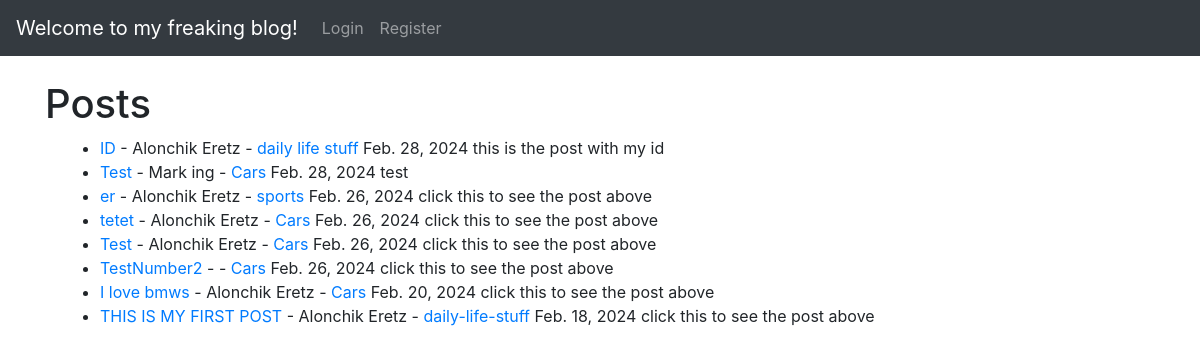
The page / on the database its author committed.
### theblog/models.py (models this page shows, shortened)
class Post(models.Model):
    title = models.CharField(max_length=255)
    title_tag = models.CharField(max_length=255)
    category = models.CharField(max_length=255)
    snippet = models.CharField(max_length=255)
    author = models.ForeignKey(User, on_delete=models.CASCADE)
    body = RichTextField(blank=True, null=True)
    post_date = models.DateField(auto_now_add=True)
    likes = models.ManyToManyField(User, related_name="blog_posts")
    image_header = models.ImageField(null=True, blank=True, upload_to='images/')

### theblog/views.py (the view)
# urls.py: path('',HomeListView.as_view(),name="ListView"),
class HomeListView(ListView):
    model = Post
    template_name = 'ListView.html'
    ordering = ['-post_date']

### theblog/templates/ListView.html (shortened to what this page needs)
    {% extends 'base.html' %}
    {% block content %}
        <br/>
        <h1>Posts</h1>
    <ul>
        {% for post in object_list  %}
        <div class="container">
            <li>
                <a href="{% url 'article-details' post.pk %}">
                {{post.title }} </a> -
                {{post.author.first_name }}
                {{ post.author.last_name }} -
                <a href="{% url 'categories' post.category %}">{{ post.category }} </a>
                {{ post.post_date }}
                {{ post.snippet }}
            </li>
            </div>
        {% endfor %}
            </ul>
        {% endblock %}

### rows shown on the page
Post: title "ID", author.first_name "Alonchik", author.last_name "Eretz", category "daily life stuff", post_date "Feb. 28, 2024", snippet "this is the post with my id"
Post: title "Test", author.first_name "Mark", author.last_name "ing", category "Cars", post_date "Feb. 28, 2024", snippet "test"
Post: title "er", author.first_name "Alonchik", author.last_name "Eretz", category "sports", post_date "Feb. 26, 2024", snippet "click this to see the post above"
Post: title "tetet", author.first_name "Alonchik", author.last_name "Eretz", category "Cars", post_date "Feb. 26, 2024", snippet "click this to see the post above"
Post: title "Test", author.first_name "Alonchik", author.last_name "Eretz", category "Cars", post_date "Feb. 26, 2024", snippet "click this to see the post above"
Post: title "TestNumber2", category "Cars", post_date "Feb. 26, 2024", snippet "click this to see the post above"
Post: title "I love bmws", author.first_name "Alonchik", author.last_name "Eretz", category "Cars", post_date "Feb. 20, 2024", snippet "click this to see the post above"
Post: title "THIS IS MY FIRST POST", author.first_name "Alonchik", author.last_name "Eretz", category "daily-life-stuff", post_date "Feb. 18, 2024", snippet "click this to see the post above"
